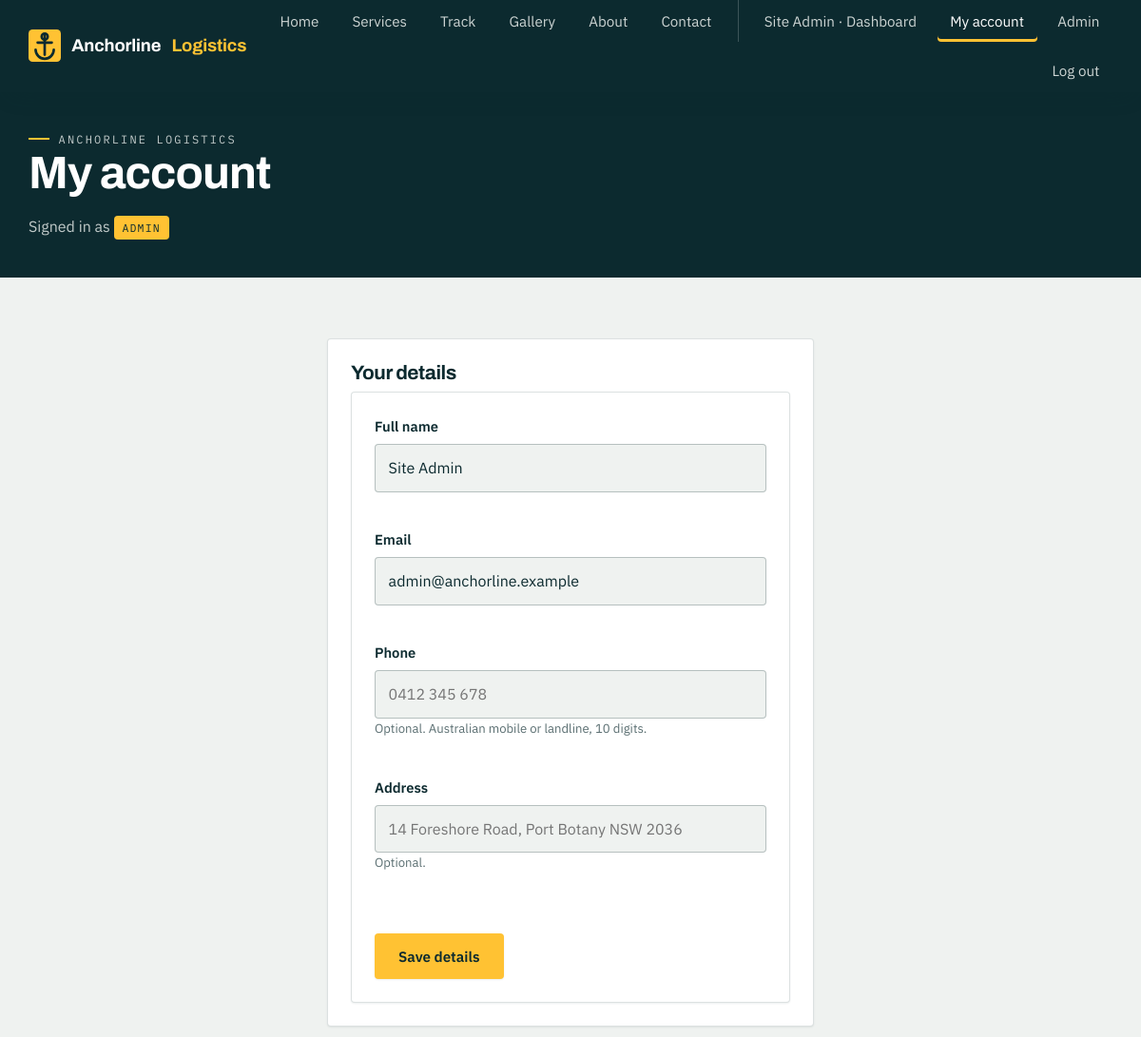
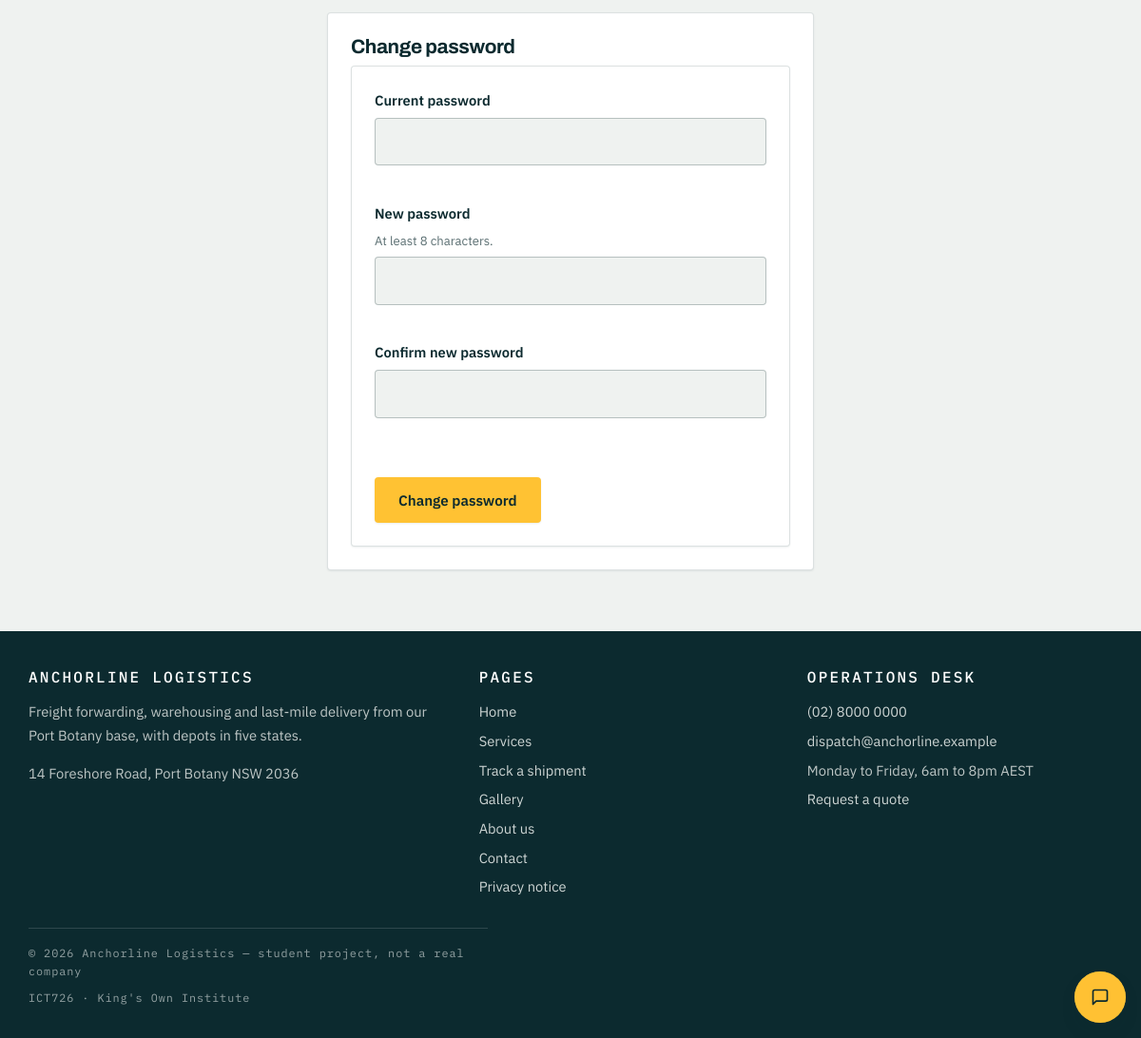
The app's page /account.php (signed in) with its own data (2 pictures, top to bottom).
### tables this page shows
CREATE TABLE users (
    id                INT UNSIGNED AUTO_INCREMENT PRIMARY KEY,
    name              VARCHAR(100)  NOT NULL,
    email             VARCHAR(190)  NOT NULL UNIQUE,
    password_hash     VARCHAR(255)  NOT NULL,
    role              ENUM('admin', 'member', 'normal') NOT NULL DEFAULT 'normal',
     
    phone             VARCHAR(20)   NULL DEFAULT NULL,
    address           VARCHAR(255)  NULL DEFAULT NULL,
     
     
     
    reset_token_hash  VARCHAR(255)  NULL DEFAULT NULL,
    reset_expires_at  DATETIME      NULL DEFAULT NULL,
    created_at        TIMESTAMP NOT NULL DEFAULT CURRENT_TIMESTAMP
);

### includes/functions.php (called while the page is built, shortened)
<?php
function e($value)
{
    return htmlspecialchars((string) $value, ENT_QUOTES, 'UTF-8');
}
function field_invalid($errors, $key)
{
    return isset($errors[$key]) ? ' is-invalid' : '';
}
function field_aria_invalid($errors, $key)
{
    return isset($errors[$key]) ? 'true' : 'false';
}

### includes/auth.php (called while the page is built, shortened)
<?php
function current_user()
{
    return $_SESSION['user'] ?? null;
}

### account.php (the view, shortened to what this page needs)
<?php
require_once __DIR__ . '/config.php';
$userId = current_user()['id'];
$stmt = $pdo->prepare('SELECT * FROM users WHERE id = ?');
$stmt->execute([$userId]);
$account = $stmt->fetch();
$profileErrors  = [];
$passwordErrors = [];
$profileData    = [
    'name'    => $account['name'],
    'email'   => $account['email'],
    'phone'   => $account['phone'] ?? '',
    'address' => $account['address'] ?? '',
];
require ROOT_PATH . '/includes/header.php';
?>
    <section class="page-head">
      <div class="wrap">
        <p class="eyebrow">Anchorline Logistics</p>
        <h1>My account</h1>
        <p>Signed in as <span class="role-pill"><?php echo e($account['role']); ?></span></p>
      </div>
    </section>
    <section class="section">
      <div class="wrap" style="max-width: 32rem;">
        <div class="dashboard-card">
          <h2>Your details</h2>
          <form class="form" id="profile-form" method="post" action="<?php echo e(BASE_URL); ?>/account.php" data-validate novalidate>
            <fieldset>
              <div class="field<?php echo field_invalid($profileErrors, 'name'); ?>">
                <label for="name">Full name</label>
                <input type="text" id="name" name="name" autocomplete="name" minlength="2"
                       value="<?php echo e($profileData['name']); ?>" required aria-describedby="name-error"
                       aria-invalid="<?php echo field_aria_invalid($profileErrors, 'name'); ?>">
                <span class="error" id="name-error" aria-live="polite"><?php echo field_error($profileErrors, 'name'); ?></span>
              </div>
              <div class="field<?php echo field_invalid($profileErrors, 'email'); ?>">
                <label for="email">Email</label>
                <input type="email" id="email" name="email" autocomplete="email"
                       value="<?php echo e($profileData['email']); ?>" required aria-describedby="email-error"
                       data-error-type="Enter a valid email address."
                       aria-invalid="<?php echo field_aria_invalid($profileErrors, 'email'); ?>">
                <span class="error" id="email-error" aria-live="polite"><?php echo field_error($profileErrors, 'email'); ?></span>
              </div>
              <div class="field<?php echo field_invalid($profileErrors, 'phone'); ?>">
                <label for="phone">Phone</label>
                <input type="tel" id="phone" name="phone" autocomplete="tel"
                       value="<?php echo e($profileData['phone']); ?>"
                       placeholder="0412 345 678" pattern="0[\d\s\-]{8,12}"
                       aria-describedby="phone-hint phone-error"
                       data-error-pattern="Use a 10-digit Australian number, for example 0412 345 678."
                       aria-invalid="<?php echo field_aria_invalid($profileErrors, 'phone'); ?>">
                <span class="hint" id="phone-hint">Optional. Australian mobile or landline, 10 digits.</span>
                <span class="error" id="phone-error" aria-live="polite"><?php echo field_error($profileErrors, 'phone'); ?></span>
              </div>
              <div class="field<?php echo field_invalid($profileErrors, 'address'); ?>">
                <label for="address">Address</label>
                <input type="text" id="address" name="address" autocomplete="street-address" maxlength="255"
                       value="<?php echo e($profileData['address']); ?>" aria-describedby="address-hint address-error"
                       placeholder="14 Foreshore Road, Port Botany NSW 2036"
                       aria-invalid="<?php echo field_aria_invalid($profileErrors, 'address'); ?>">
                <span class="hint" id="address-hint">Optional.</span>
                <span class="error" id="address-error" aria-live="polite"><?php echo field_error($profileErrors, 'address'); ?></span>
              </div>
            </fieldset>
            <button class="btn btn--primary" type="submit">Save details</button>
          </form>
        </div>
        <div class="dashboard-card">
          <h2>Change password</h2>
          <form class="form" id="password-form" method="post" action="<?php echo e(BASE_URL); ?>/account.php" data-validate novalidate>
            <fieldset>
              <div class="field<?php echo field_invalid($passwordErrors, 'current_password'); ?>">
                <label for="current_password">Current password</label>
                <input type="password" id="current_password" name="current_password" autocomplete="current-password"
                       required aria-describedby="current_password-error"
                       aria-invalid="<?php echo field_aria_invalid($passwordErrors, 'current_password'); ?>">
                <span class="error" id="current_password-error" aria-live="polite"><?php echo field_error($passwordErrors, 'current_password'); ?></span>
              </div>
              <div class="field<?php echo field_invalid($passwordErrors, 'password'); ?>">
                <label for="password">New password</label>
                <span class="hint" id="password-hint">At least 8 characters.</span>
                <input type="password" id="password" name="password" autocomplete="new-password"
                       minlength="8" required aria-describedby="password-hint password-error"
                       data-error-tooshort="Use at least 8 characters."
                       aria-invalid="<?php echo field_aria_invalid($passwordErrors, 'password'); ?>">
                <span class="error" id="password-error" aria-live="polite"><?php echo field_error($passwordErrors, 'password'); ?></span>
              </div>
              <div class="field<?php echo field_invalid($passwordErrors, 'confirm'); ?>">
                <label for="confirm">Confirm new password</label>
                <input type="password" id="confirm" name="confirm" autocomplete="new-password"
                       minlength="8" required aria-describedby="confirm-error"
                       aria-invalid="<?php echo field_aria_invalid($passwordErrors, 'confirm'); ?>">
                <span class="error" id="confirm-error" aria-live="polite"><?php echo field_error($passwordErrors, 'confirm'); ?></span>
              </div>
            </fieldset>
            <button class="btn btn--primary" type="submit">Change password</button>
          </form>
        </div>
      </div>
    </section>
<?php require ROOT_PATH . '/includes/footer.php'; ?>

### includes/header.php (shortened to what this page needs)
<?php
$current  = basename($_SERVER['SCRIPT_NAME']);
$user     = current_user();
$nav_links = [
    'index.php'    => 'Home',
    'services.php' => 'Services',
    'track.php'    => 'Track',
    'gallery.php'  => 'Gallery',
    'about.php'    => 'About',
    'contact.php'  => 'Contact',
];
?>
<!DOCTYPE html>
<html lang="en-AU">
<head>
  <link rel="stylesheet" href="<?php echo e(BASE_URL); ?>/css/style.css">
</head>
<body>
  <header class="site-header">
    <div class="wrap">
      <a class="brand" href="<?php echo e(BASE_URL); ?>/index.php">
        <img src="<?php echo e(BASE_URL); ?>/img/logo.svg" alt="" width="34" height="34">
        Anchorline <span>Logistics</span>
      </a>
      <nav class="site-nav" id="site-nav" aria-label="Main">
        <ul>
          <?php foreach ($nav_links as $href => $label): ?>
          <li><a href="<?php echo e(BASE_URL); ?>/<?php echo e($href); ?>"<?php echo $current === $href ? ' aria-current="page"' : ''; ?>><?php echo e($label); ?></a></li>
          <?php endforeach; ?>
          <?php if ($user): ?>
          <li class="nav-auth-item"><a href="<?php echo e(BASE_URL); ?>/dashboard.php"<?php echo $current === 'dashboard.php' ? ' aria-current="page"' : ''; ?>><?php echo e($user['name']); ?> &middot; Dashboard</a></li>
          <li><a href="<?php echo e(BASE_URL); ?>/account.php"<?php echo $current === 'account.php' ? ' aria-current="page"' : ''; ?>>My account</a></li>
          <?php if ($user['role'] === 'admin'): ?>
          <li><a href="<?php echo e(BASE_URL); ?>/admin/consignments.php">Admin</a></li>
          <?php endif; ?>
          <li><a href="<?php echo e(BASE_URL); ?>/logout.php">Log out</a></li>
          <?php endif; ?>
        </ul>
      </nav>
    </div>
  </header>
  <main id="main">

### records on screen
users: name "Site Admin", role "ADMIN", email "admin@anchorline.example"

### other values on screen
$label "Home"
$label "Services"
$label "Track"
$label "Gallery"
$label "About"
$label "Contact"
